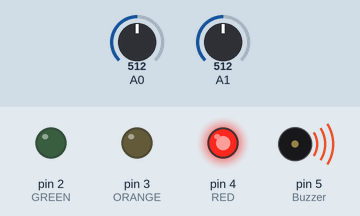
Simulated run of this sketch. Board: Arduino Uno, built with avr-gcc and run on an emulated ATmega328P. Shown: output pins drawn as LEDs (lit = HIGH), buzzer (waves = sounding, pin HIGH). The test bench sets the inputs (shaded band); at power-on: A0 = 512, A1 = 512. What the sketch prints to the serial monitor is not drawn.

Above: at 0.1 s.
Timing chart, 0 to 1.6 s (numbered marks = the images above):
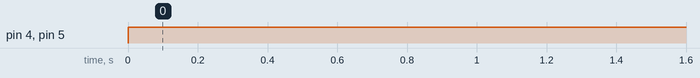

Measured:
- by itself, pin 4 (RED), pin 5 (Buzzer): LOW → HIGH at 0.00 s

The sketch:

gas_leak.ino
```cpp
# define GREEN 2
# define ORANGE 3
# define RED 4
# define Buzzer 5
# define Sensor A0
# define Sensor A1

String ssid     = "";  // SSID to connect to
String password = ""; // Our virtual wifi has no password
String host     = "api.thingspeak.com"; // Open Weather Map API
const int httpPort   = 80;
String uri     = "/update?api_key=B4GX97D82G7OFYH1&field1=";

int setupESP8266(void) {
  // Start our ESP8266 Serial Communication
  Serial.begin(115200);   // Serial connection over USB to computer
  Serial.println("AT");   // Serial connection on Tx / Rx port to ESP8266
  delay(10);        // Wait a little for the ESP to respond
  if (!Serial.find("OK")) return 1;

  // Connect to 123D Circuits Simulator Wifi
  Serial.println("AT+CWJAP=\"" + ssid + "\",\"" + password + "\"");
  delay(10);        // Wait a little for the ESP to respond
  if (!Serial.find("OK")) return 2;

  // Open TCP connection to the host:
  Serial.println("AT+CIPSTART=\"TCP\",\"" + host + "\"," + httpPort);
  delay(50);        // Wait a little for the ESP to respond
  if (!Serial.find("OK")) return 3;

  return 0;
}

void anydata(void) {

  int sensor_In = analogRead(A0);
  int tmp = analogRead(A1);
  int celsius = map(((tmp - 20) * 3.04), 0, 1023, -40, 125);
  // Construct our HTTP call
  String httpPacket = "GET " + uri + String(sensor_In) + "&field2=" + String(celsius) + " HTTP/1.1\r\nHost: " + host + "\r\n\r\n";
  int length = httpPacket.length();

  // Send our message length
  Serial.print("AT+CIPSEND=");
  Serial.println(length);
  delay(10); // Wait a little for the ESP to respond if (!Serial.find(">")) return -1;

  // Send our http request
  Serial.print(httpPacket);
  delay(10); // Wait a little for the ESP to respond
  if (!Serial.find("SEND OK\r\n")) return;

}


void status_Indicator()
{
int sensor_In = analogRead(A0);
int tmp = analogRead(A1);
int temperatureC = map(((tmp - 20) * 3.04), 0, 1023, -40, 125);

Serial.print("Gas Readings: ");
Serial.println(sensor_In);
Serial.print("Temp Readings: ");
Serial.println(temperatureC);

if ( sensor_In >=14 || temperatureC >= 40 )
  {
  digitalWrite(RED, HIGH);
  digitalWrite(Buzzer,HIGH);
  }
else if (sensor_In >=8 || temperatureC >= 45)
  {
  digitalWrite(ORANGE, HIGH);
  } else
  {
  digitalWrite(GREEN, HIGH);
  }
delay(1000);
}


void setup() {
  for (int i = 2; i < 6; i++)
	  pinMode(i, OUTPUT);

  Serial.begin(9600);
  // setupESP8266();

}


void loop() {
 for (int i = 2; i < 6; i++)
	digitalWrite(i, LOW);

 status_Indicator();
//  anydata();

}
```
